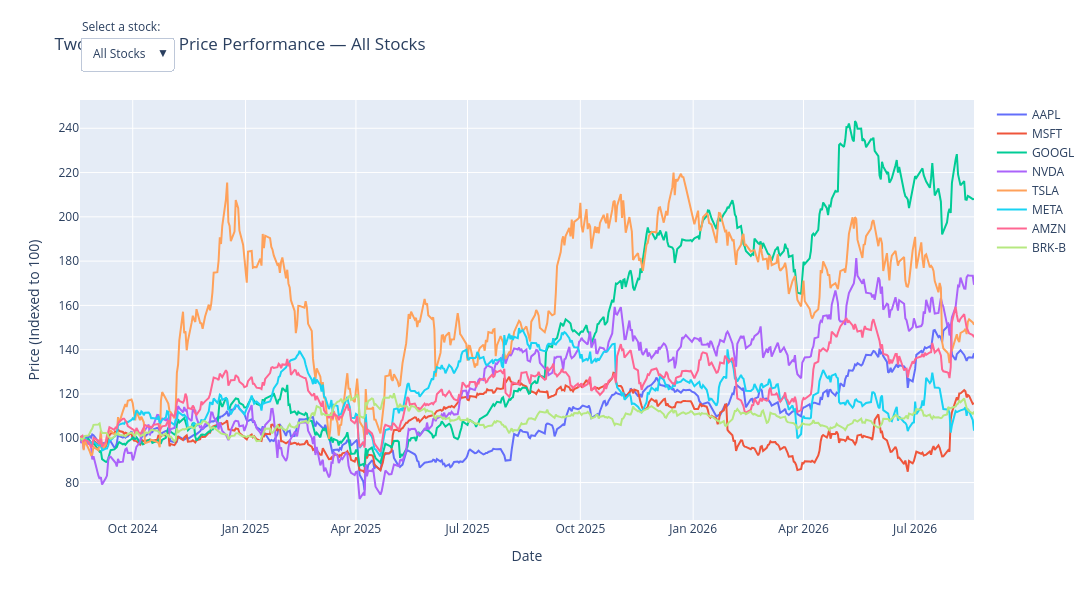

Here is the notebook cell this chart was saved with:
### Code cell
fig.update_layout(

    title='Two-Year Stock Price Performance — All Stocks',

    xaxis_title='Date',
    yaxis_title='Price (Indexed to 100)',

    width=1100,
    height=600,

    hovermode='closest',

    updatemenus=[
        dict(
            buttons=buttons,
            direction='down',
            showactive=True,
            x=0,
            y=1.15,
            xanchor='left',
            yanchor='top'
        )
    ],

    annotations=[
        dict(
            text='Select a stock:',
            x=0,
            y=1.20,
            xref='paper',
            yref='paper',
            showarrow=False
        )
    ]
)

fig.show()

### Figure 1 — Plotly figure (JSON) as saved in the notebook; plotly's stock layout.template omitted (floating-point values rounded to 4 significant figures; data arrays with more than 128 entries replaced by an {"elided": "..."} marker saying what was removed)
{"data": [{"customdata": {"elided": "501x2 float values"}, "hovertemplate": "<b>%{fullData.name}</b><br>Date: %{x|%Y-%m-%d}<br>Actual Price: $%{customdata[0]:.2f}<br>Indexed Value: %{y:.1f}<br>Return Since Start: %{customdata[1]:+.1f}%<br><extra></extra>", "mode": "lines", "name": "AAPL", "type": "scatter", "x": {"elided": "501 str values"}, "y": {"elided": "501 float values"}}, {"customdata": {"elided": "501x2 float values"}, "hovertemplate": "<b>%{fullData.name}</b><br>Date: %{x|%Y-%m-%d}<br>Actual Price: $%{customdata[0]:.2f}<br>Indexed Value: %{y:.1f}<br>Return Since Start: %{customdata[1]:+.1f}%<br><extra></extra>", "mode": "lines", "name": "MSFT", "type": "scatter", "x": {"elided": "501 str values"}, "y": {"elided": "501 float values"}}, {"customdata": {"elided": "501x2 float values"}, "hovertemplate": "<b>%{fullData.name}</b><br>Date: %{x|%Y-%m-%d}<br>Actual Price: $%{customdata[0]:.2f}<br>Indexed Value: %{y:.1f}<br>Return Since Start: %{customdata[1]:+.1f}%<br><extra></extra>", "mode": "lines", "name": "GOOGL", "type": "scatter", "x": {"elided": "501 str values"}, "y": {"elided": "501 float values"}}, {"customdata": {"elided": "501x2 float values"}, "hovertemplate": "<b>%{fullData.name}</b><br>Date: %{x|%Y-%m-%d}<br>Actual Price: $%{customdata[0]:.2f}<br>Indexed Value: %{y:.1f}<br>Return Since Start: %{customdata[1]:+.1f}%<br><extra></extra>", "mode": "lines", "name": "NVDA", "type": "scatter", "x": {"elided": "501 str values"}, "y": {"elided": "501 float values"}}, {"customdata": {"elided": "501x2 float values"}, "hovertemplate": "<b>%{fullData.name}</b><br>Date: %{x|%Y-%m-%d}<br>Actual Price: $%{customdata[0]:.2f}<br>Indexed Value: %{y:.1f}<br>Return Since Start: %{customdata[1]:+.1f}%<br><extra></extra>", "mode": "lines", "name": "TSLA", "type": "scatter", "x": {"elided": "501 str values"}, "y": {"elided": "501 float values"}}, {"customdata": {"elided": "501x2 float values"}, "hovertemplate": "<b>%{fullData.name}</b><br>Date: %{x|%Y-%m-%d}<br>Actual Price: $%{customdata[0]:.2f}<br>Indexed Value: %{y:.1f}<br>Return Since Start: %{customdata[1]:+.1f}%<br><extra></extra>", "mode": "lines", "name": "META", "type": "scatter", "x": {"elided": "501 str values"}, "y": {"elided": "501 float values"}}, {"customdata": {"elided": "501x2 float values"}, "hovertemplate": "<b>%{fullData.name}</b><br>Date: %{x|%Y-%m-%d}<br>Actual Price: $%{customdata[0]:.2f}<br>Indexed Value: %{y:.1f}<br>Return Since Start: %{customdata[1]:+.1f}%<br><extra></extra>", "mode": "lines", "name": "AMZN", "type": "scatter", "x": {"elided": "501 str values"}, "y": {"elided": "501 float values"}}, {"customdata": {"elided": "501x2 float values"}, "hovertemplate": "<b>%{fullData.name}</b><br>Date: %{x|%Y-%m-%d}<br>Actual Price: $%{customdata[0]:.2f}<br>Indexed Value: %{y:.1f}<br>Return Since Start: %{customdata[1]:+.1f}%<br><extra></extra>", "mode": "lines", "name": "BRK-B", "type": "scatter", "x": {"elided": "501 str values"}, "y": {"elided": "501 float values"}}], "layout": {"annotations": [{"showarrow": false, "text": "Select a stock:", "x": 0, "xref": "paper", "y": 1.2, "yref": "paper"}], "height": 600, "hovermode": "closest", "title": {"text": "Two-Year Stock Price Performance — All Stocks"}, "updatemenus": [{"buttons": [{"args": [{"visible": [true, true, true, true, true, true, true, true]}, {"title": "Two-Year Stock Price Performance — All Stocks"}], "label": "All Stocks", "method": "update"}, {"args": [{"visible": [true, false, false, false, false, false, false, false]}, {"title": "AAPL — Two-Year Performance: +38.4% | Latest Price: $310.03"}], "label": "AAPL", "method": "update"}, {"args": [{"visible": [false, true, false, false, false, false, false, false]}, {"title": "MSFT — Two-Year Performance: +15.8% | Latest Price: $481.63"}], "label": "MSFT", "method": "update"}, {"args": [{"visible": [false, false, true, false, false, false, false, false]}, {"title": "GOOGL — Two-Year Performance: +108.1% | Latest Price: $344.20"}], "label": "GOOGL", "method": "update"}, {"args": [{"visible": [false, false, false, true, false, false, false, false]}, {"title": "NVDA — Two-Year Performance: +69.3% | Latest Price: $219.74"}], "label": "NVDA", "method": "update"}, {"args": [{"visible": [false, false, false, false, true, false, false, false]}, {"title": "TSLA — Two-Year Performance: +51.3% | Latest Price: $336.87"}], "label": "TSLA", "method": "update"}, {"args": [{"visible": [false, false, false, false, false, true, false, false]}, {"title": "META — Two-Year Performance: +3.4% | Latest Price: $543.67"}], "label": "META", "method": "update"}, {"args": [{"visible": [false, false, false, false, false, false, true, false]}, {"title": "AMZN — Two-Year Performance: +45.6% | Latest Price: $259.45"}], "label": "AMZN", "method": "update"}, {"args": [{"visible": [false, false, false, false, false, false, false, true]}, {"title": "BRK-B — Two-Year Performance: +12.1% | Latest Price: $502.96"}], "label": "BRK-B", "method": "update"}], "direction": "down", "showactive": true, "x": 0, "xanchor": "left", "y": 1.15, "yanchor": "top"}], "width": 1100, "xaxis": {"title": {"text": "Date"}}, "yaxis": {"title": {"text": "Price (Indexed to 100)"}}}}
